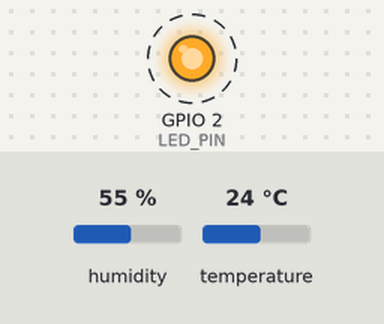
This sketch was run on a simulated ESP32. Parts: output pins drawn as LEDs (lit = HIGH). Dashed ring = blinking. The test bench sets the inputs (shaded band); at power-on: humidity 55 %, temperature 24 °C. Nothing arrives over Bluetooth unless stated; a phone connects over Bluetooth LE 3 s after start; what the sketch prints to the serial monitor is not drawn. At 64.0 s the program puts the board to deep sleep or switches it off; the recording ends there.

Above: at 1.12 s.
Timing chart, 0 to 4.0 s (numbered marks = the images above):
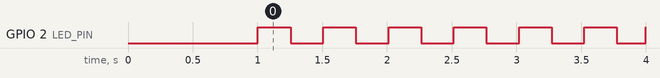

Measured:
- by itself, GPIO 2 (LED_PIN): alternates HIGH for 0.25 s and LOW for 0.25 s, 13 changes in all, then stays HIGH

The sketch:

test1.ino
```cpp
#include <Arduino.h>
#include <BLEDevice.h>
#include <BLEServer.h>
#include <BLEUtils.h>
#include <BLE2902.h>
#include <DHT.h>
#include "esp_sleep.h"
#include "driver/rtc_io.h" // Thư viện cho RTC pin

// ------------------- CẤU HÌNH THỜI GIAN ------------------
// (ĐÃ TĂNG THỜI GIAN CHỜ CHO BẠN KẾT NỐI THOẢI MÁI)
#define CONNECTION_TIMEOUT 60000  // 60 giây chờ kết nối
#define LIVE_DURATION 60000       // 60 giây "sống" SAU KHI kết nối
#define SENSOR_READ_INTERVAL 5000 // Gửi dữ liệu mỗi 5 giây

// ------------------- DHT11 Configuration ------------------
// (Giữ nguyên theo sơ đồ chân của bạn)
#define DHTPIN 4
#define DHTTYPE DHT11
DHT dht(DHTPIN, DHTTYPE);

// ------------------- GPIO Configuration -------------------
// (Giữ nguyên theo sơ đồ chân của bạn)
#define LED_PIN 2                 // LED xanh tích hợp (P2)
#define BUTTON_PIN GPIO_NUM_33    // Nút bấm wakeup (P33)

// ------------------- BLE Configuration --------------------
#define SERVICE_UUID "4fafc201-1fb5-459e-8fcc-c5c9c331914b"
#define CHARACTERISTIC_UUID_TX "beb5483e-36e1-4688-b7f5-ea07361b26a9"

BLECharacteristic *pCharacteristicTX;
bool deviceConnected = false;

// ------------------- BLE Server Callback ------------------
// (Giữ nguyên, code này đã đúng)
class MyServerCallbacks : public BLEServerCallbacks {
  void onConnect(BLEServer *pServer) override {
    deviceConnected = true;
    digitalWrite(LED_PIN, HIGH);
    Serial.println("[BLE] Device connected");
  }

  void onDisconnect(BLEServer *pServer) override {
    deviceConnected = false;
    digitalWrite(LED_PIN, LOW);
    Serial.println("[BLE] Device disconnected");
    pServer->getAdvertising()->start();
  }
};

// --- HÀM HỖ TRỢ: Đọc và Gửi Dữ liệu Cảm biến ---
// (Giữ nguyên, code này đã đúng)
void readAndSendSensorData() {
  if (!deviceConnected) return;

  float temperature = dht.readTemperature();
  float humidity = dht.readHumidity();

  if (isnan(temperature) || isnan(humidity)) {
    Serial.println("[ERROR] Failed to read from DHT sensor!");
    pCharacteristicTX->setValue("Sensor Error!");
  } else {
    char sensorData[60];
    sprintf(sensorData, "Temperature: %.1f*C, Humidity: %.1f%%", temperature, humidity);

    Serial.print("[BLE] Sent: ");
    Serial.println(sensorData);

    pCharacteristicTX->setValue(sensorData);
    pCharacteristicTX->notify();
  }
}

// ------------------- Setup -------------------
// (Giữ nguyên, code này đã đúng)
void setup() {
  Serial.begin(115200);
  pinMode(LED_PIN, OUTPUT);
  delay(1000);

  esp_sleep_wakeup_cause_t wakeup_reason = esp_sleep_get_wakeup_cause();
  if (wakeup_reason == ESP_SLEEP_WAKEUP_EXT0) {
    Serial.println("[SYSTEM] Woke up by button (GPIO33)");
  } else {
    Serial.println("[SYSTEM] Normal startup");
  }

  dht.begin();
  BLEDevice::init("ESP32_DHT11_Node");
  BLEServer *pServer = BLEDevice::createServer();
  pServer->setCallbacks(new MyServerCallbacks());
  BLEService *pService = pServer->createService(SERVICE_UUID);

  pCharacteristicTX = pService->createCharacteristic(
    CHARACTERISTIC_UUID_TX,
    BLECharacteristic::PROPERTY_NOTIFY
  );
  pCharacteristicTX->addDescriptor(new BLE2902());
  pService->start();
  BLEDevice::getAdvertising()->start();
  Serial.println("[BLE] Advertising started...");
}

// ------------------- Loop (ĐÃ SỬA LỖI 147) -------------------
void loop() {

  // --- BƯỚC 1: CHỜ KẾT NỐI ---
  Serial.print("[SYSTEM] Waiting for BLE connection (Timeout: ");
  Serial.print(CONNECTION_TIMEOUT / 1000);
  Serial.println("s)");

  unsigned long waitStartTime = millis();

  // ----- PHẦN FIX LỖI 147 -----
  // Các biến này dùng để nhấp nháy LED mà không dùng delay()
  unsigned long lastBlinkTime = 0;
  bool ledState = false;

  // Vòng lặp này sẽ chạy liên tục, không bị delay(250) nữa
  while (!deviceConnected && (millis() - waitStartTime < CONNECTION_TIMEOUT)) {

    // Logic nhấp nháy LED mới (không-chặn)
    if (millis() - lastBlinkTime > 250) {
      lastBlinkTime = millis();
      ledState = !ledState;
      digitalWrite(LED_PIN, ledState);
    }

    // RẤT QUAN TRỌNG:
    // Nhường CPU cho các tác vụ nền (như BLE) xử lý.
    // Nếu không có dòng này, BLE cũng có thể bị treo.
    delay(10);
  }
  // ----- KẾT THÚC PHẦN FIX -----


  // --- BƯỚC 2: XỬ LÝ KẾT QUẢ ---
  if (deviceConnected) {
    // --- ĐÃ KẾT NỐI, GIỮ "SỐNG" ---
    Serial.print("[SYSTEM] Connected. Staying live for ");
    Serial.print(LIVE_DURATION / 1000);
    Serial.println("s...");
    digitalWrite(LED_PIN, HIGH); // Giữ LED sáng

    unsigned long liveStartTime = millis();
    // FIX LỖI CRASH:
    // Đặt lastSensorReadTime = millis() để nó chờ 5s sau khi kết nối
    // rồi mới gửi dữ liệu, thay vì gửi ngay lập tức.
    unsigned long lastSensorReadTime = millis();

    while (millis() - liveStartTime < LIVE_DURATION) {

      if (!deviceConnected) {
        Serial.println("[SYSTEM] Disconnected during live period.");
        break;
      }

      if (millis() - lastSensorReadTime >= SENSOR_READ_INTERVAL) {
        lastSensorReadTime = millis();
        readAndSendSensorData();
      }

      delay(100); // Delay nhỏ để ESP32 "thở" và xử lý BLE
    }

    Serial.println("[SYSTEM] Live period finished.");

  } else {
    // --- HẾT GIỜ MÀ KHÔNG KẾT NỐI ---
    Serial.println("[SYSTEM] Connection timeout.");
  }

  // --- BƯỚC 3: ĐI NGỦ ---
  // (Giữ nguyên, code này đã đúng)
  Serial.println("[SYSTEM] Going to deep sleep...");

  rtc_gpio_pullup_en(BUTTON_PIN);
  rtc_gpio_pulldown_dis(BUTTON_PIN);
  esp_sleep_enable_ext0_wakeup(BUTTON_PIN, 0);

  BLEDevice::deinit(true);
  esp_deep_sleep_start();
}
```
